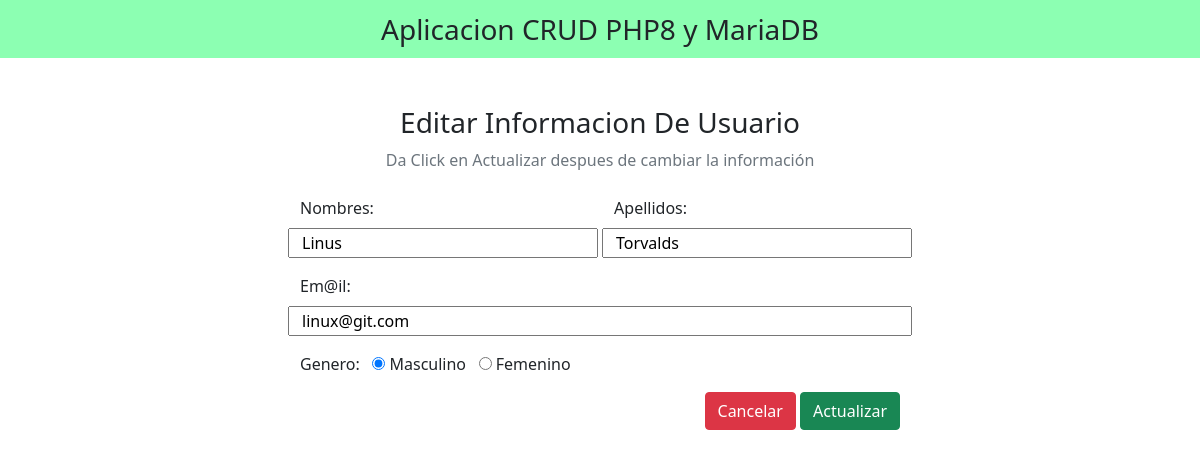
The app's page /editar.php?id=7 with its own data.
### tables this page shows
CREATE TABLE `clientes` (
  `id` int(100) NOT NULL,
  `nombres` varchar(100) NOT NULL,
  `apellidos` varchar(100) NOT NULL,
  `email` varchar(100) NOT NULL,
  `genero` varchar(100) NOT NULL
);

### editar.php (the view, shortened to what this page needs)
<?php
include('db_conexion.php');
?>
<!DOCTYPE html>
<html lang="en">
<head>
    <link rel="stylesheet" href="css/bootstrap.min.css" media="all">
</head>
<body>
    <nav class="navbar navbar-light justify-content-center fs-3 mb-5" style="background-color: #00FF5573";>
    Aplicacion CRUD PHP8 y MariaDB
    </nav>
    <div class="container mb-4">
        <h3 class="text-center">Editar Informacion De Usuario</h3>
        <p class="text-muted text-center">Da Click en Actualizar despues de cambiar la información
        </p>
    </div>
    <?php
    $id = $_GET['id'];
    $sql ="SELECT * FROM `clientes` WHERE id = $id LIMIT 1";
    $resultado = mysqli_query($conexion, $sql);
    $row = mysqli_fetch_assoc($resultado);
    ?>
    <div class="container d-flex justify-content-center">
        <form action="" method="post" style="width:50vw; min-width:300px;">
            <div class="row mb-3">
                <div class="row col">
                    <label class="form-label">Nombres:</label>
                    <input class="text" class="form-control" name="txtNombres" value="<?php echo $row['nombres']; ?>" required>
                </div>&nbsp;
                <div class="row col">
                    <label class="form-label">Apellidos:</label>
                    <input class="text" class="form-control" name="txtApellidos" value="<?php echo $row['apellidos']; ?>" required>
                </div>
            </div>
            <div class="row mb-3">
                <label class="form-label">Em@il:</label>
                <input class="email" class="form-control" name="txtCorreo" value="<?php echo $row['email']; ?>" required>
            </div>
            <div class="form-group mb-3 justify-content-center">
                <label for="">Genero:</label>&nbsp;&nbsp;
                <input id="masculino" value="masculino" type="radio" class="form-check-radio" name="radioGenero" <?php echo ($row['genero']=='masculino')?"checked":""; ?> >
                <label for="masculino" class="form-input-label">Masculino</label>&nbsp;&nbsp;
                <input id="femenino" value="femenino" type="radio" class="form-check-radio" name="radioGenero" <?php echo ($row['genero']=='femenino')?"checked":""; ?> >
                <label for="femenino" class="form-input-label">Femenino</label>
            </div>
            <div class="float-end">
                <a href="index.php" class="btn btn-danger">Cancelar</a>
                <button type="submit" class="btn btn-success" name="botonActualizar">Actualizar</button>
            </div>
        </form>
    </div>
</body>
</html>

### records on screen
clientes: txtNombres "Linus", txtApellidos "Torvalds", txtCorreo "linux@git.com", genero "☑ Masculino", genero "☐ Femenino"
